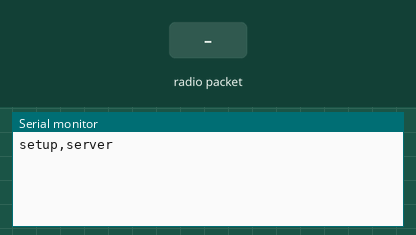
Simulated run of this sketch. Board: Arduino Uno, built with avr-gcc and run on an emulated ATmega328P. On the bench: the last lines printed to the serial monitor. Inputs (shaded band) come from the test bench. No radio packets arrive unless stated.

Above: at 1.2 s.
1.3 s: radio packet "1" arrives
At 1.9 s:
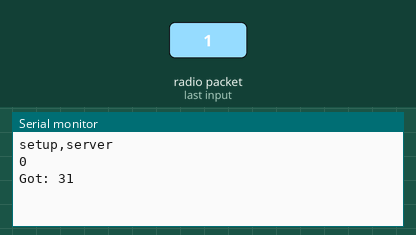
2.8 s: radio packet "0" arrives
At 3.3 s:
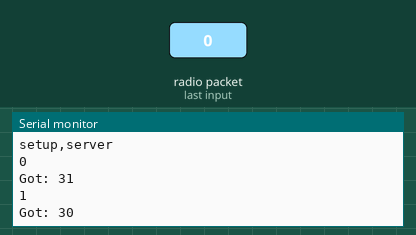
4.3 s: radio packet "2" arrives
At 4.7 s:
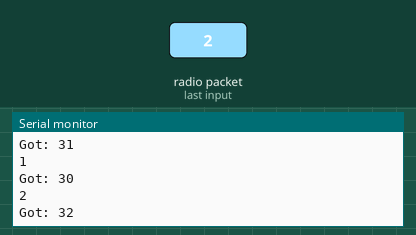

The sketch:

_315_server.ino
```cpp
// (licence header left out)
#include <SPI.h>
#include <Wire.h>
#include <Adafruit_GFX.h>
#include <Adafruit_SSD1306.h>
const int led_pin = 13;
const int transmit_pin = 12;
const int receive_pin = 11;
const int transmit_en_pin = 3;
int loopnum = 0;
Adafruit_SSD1306 display(4);
#include <VirtualWire.h>

void setup()
{


  vw_set_tx_pin(transmit_pin);
  vw_set_rx_pin(receive_pin);
  vw_set_ptt_pin(transmit_en_pin);
  Serial.begin(9600);	// Debugging only
  Serial.println("setup,server");

  // Initialise the IO and ISR
  vw_set_ptt_inverted(true); // Required for DR3100
  vw_setup(2000);	 // Bits per sec
  vw_rx_start();       // Start the receiver PLL running
}

void loop()
{
  //const char *msg = "hello";
  uint8_t buf[VW_MAX_MESSAGE_LEN];
  uint8_t buflen = VW_MAX_MESSAGE_LEN;

  // Wait for a message
  //digitalWrite(transmit_en_pin,0);
  vw_wait_rx();
  Serial.println(loopnum);
  if (vw_get_message(buf, &buflen)) // Non-blocking
  {
    int i;
    const char *msg = "goodbye";

    digitalWrite(13, true); // Flash a light to show received good message
    // Message with a good checksum received, dump it.
    Serial.print("Got: ");

    for (i = 0; i < buflen; i++)
    {
      Serial.print(buf[i], HEX);
      Serial.print(" ");


    }
    Serial.println("");


    // Send a reply
    //digitalWrite(transmit_en_pin,1);
    delay(100);
    vw_send((uint8_t *)msg, strlen(msg));
    loopnum++;
    //digitalWrite(13, false);
  }
}
```

Measured:
- after the input at 1.3 s, the serial monitor: prints a new line at once (image 1)
- after the input at 2.8 s, the serial monitor: prints a new line at once (image 2)
- after the input at 4.3 s, the serial monitor: prints a new line at once (image 3)
